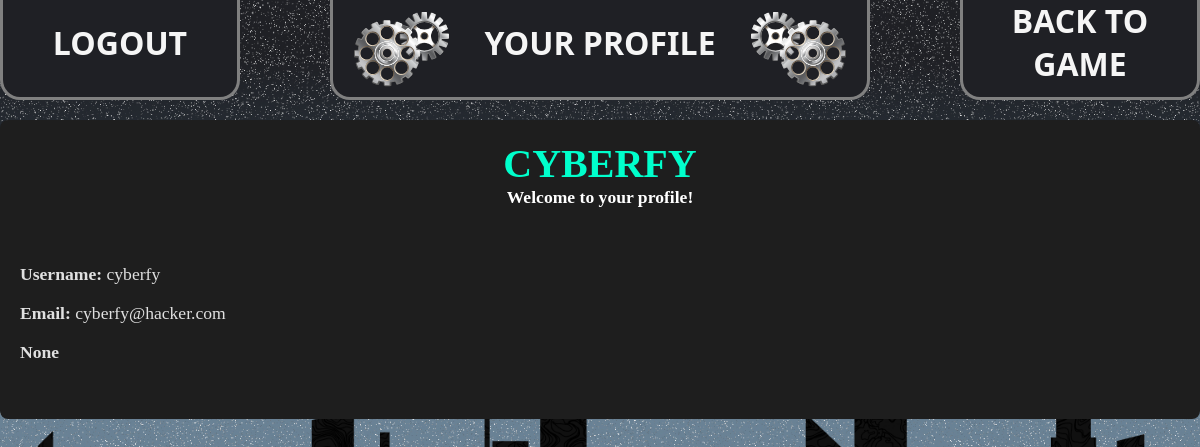
The app's page /Profile/ (signed in) with its own data.
### dev/models.py (models this page shows, shortened)
class User(AbstractUser):
    ROLE_CHOICES = (
        ('participant', 'Participant'),
        ('admin', 'Admin'),
    )
    role = models.CharField(max_length=11, choices=ROLE_CHOICES, default='participant')  # Corrected max_length to fit the longest choice
    groups = models.ManyToManyField(
        Group,
        related_name='custom_user_set',
        blank=True,
    )
    user_permissions = models.ManyToManyField(
        Permission,
        related_name='custom_user_permissions_set',
        blank=True,
    )

### dev/views.py (the view)
# urls.py: path('Profile/', views.Profile, name='Profile'),
def Profile(request):
    if not request.user.is_authenticated:
        return redirect('Login')
    try:
        leaderboard_entry = LeaderboardEntry.objects.get(user=request.user)
    except LeaderboardEntry.DoesNotExist:
        leaderboard_entry = None
    return render(request, 'html/Profile.html', {'leaderboard_entry': leaderboard_entry})

### dev/templates/html/profile.html (shortened to what this page needs)
{% load static %}
<!DOCTYPE html>
<html lang="en">
<head>
    <link rel="stylesheet" href="{% static 'css/style.css' %}">
</head>
<body>
    <div class="fixed-elements">
        <header class="header">
            <img src="{% static 'images/Group 240.svg' %}" alt="Left Element" class="left-svg">
            <h1 class="header-heading">YOUR PROFILE</h1>
            <img src="{% static 'images/Group 239.svg' %}" alt="Right Element" class="right-svg">
        </header>
        <header class="Leaderboard">
            <h1 class="Leaderboard-heading"><a href="{% url 'Logout' %}" style="color: inherit; text-decoration: none;">LOGOUT</a></h1>
        </header>
        <header class="Register">
            <h1 class="Leaderboard-heading"><a href="{% url 'home' %}" style="color: inherit; text-decoration: none;">BACK TO GAME</a></h1>
        </header>
    </div>
    <main class="scrollable-content">
        <section class="main-content">
            {% if user.is_authenticated %}
<div class="profile-info">
    <div class="profile-header">
        <h1>{{ user.username|upper }}</h1>
        <b><p style="color: white">Welcome to your profile!</p></b>
    </div>
    <br>
    <br>
    <p><strong>Username:</strong> {{ user.username }}</p>
    <br>
    <p><strong>Email:</strong> {{ user.email }}</p>
    <br>
    <p><strong> {{ leaderboard_entry }}</strong></p>
    <br>
    <br>
</div>
{% else %}
<div class="no-account-message">
    <p>You don't have an account. Please <a href="{% url 'Login' %}">log in</a> or <a href="{% url 'Register' %}">sign up</a>.</p>
</div>
{% endif %}
        </section>
</body>
</html>

### dev/static/css/style.css (style rules this page uses)
* { margin: 0; padding: 0; box-sizing: border-box; }
body { min-height: 100vh; width: 100vw; overflow-x: hidden; position: relative; background: url('/static/images/CRACKHUNT.jpg') no-repeat center center fixed; background-size: cover; z-index: 0; }
.fixed-elements { position: fixed; top: 0; left: 0; width: 100%; height: 100vh; pointer-events: none; z-index: 2; }
.header { position: fixed; top: 0; left: 50%; transform: translateX(-50%); width: 45%; height: 100px; z-index: 1000; background-color: #1F2025; border-radius: 0 0 20px 20px; border: 3px solid gray; border-top: 0px; pointer-events: auto; }
.Leaderboard { position: fixed; top: 0; width: 20%; height: 100px; z-index: 1000; background-color: #1F2025; border-radius: 0 0 20px 20px; border: 3px solid gray; border-top: 0px; pointer-events: auto; }
.Register { position: fixed; top: 0; right: 0; width: 20%; height: 100px; z-index: 1000; background-color: #1F2025; border-radius: 0 0 20px 20px; border: 3px solid gray; border-top: 0px; pointer-events: auto; }
.Leaderboard-heading { text-align: center; margin: 0; position: relative; top: 43%; transform: translateY(-50%); color: whitesmoke; font-family: system-ui, -apple-system, BlinkMacSystemFont, 'Segoe UI', Roboto, Oxygen, Ubuntu, Cantarell, 'Open Sans', 'Helvetica Neue', sans-serif; font-size: 2rem; }
.left-svg { position: absolute; left: 0; top: 50%; transform: translateY(-50%); margin-left: 4%; }
.right-svg { position: absolute; right: 0; top: 50%; transform: translateY(-50%); margin-right: 4%; }
.header-heading { text-align: center; margin: 0; position: relative; top: 43%; transform: translateY(-50%); color: whitesmoke; font-family: system-ui, -apple-system, BlinkMacSystemFont, 'Segoe UI', Roboto, Oxygen, Ubuntu, Cantarell, 'Open Sans', 'Helvetica Neue', sans-serif; font-size: 2rem; }
.scrollable-content { position: relative; z-index: 1; pointer-events: auto; }
.main-content { min-height: 100vh; position: relative; padding-top: 120px; }
html { scroll-behavior: smooth; }

### dev/templates/html/profile.html (style rules this page uses)
.profile-header { text-align: center; margin-bottom: 20px; }
.profile-header h1 { font-size: 2.5em; color: #00ffcc; }
.profile-header p { font-size: 1.2em; color: #bbb; }
.profile-info { background-color: #1e1e1e; padding: 20px; border-radius: 8px; margin-bottom: 20px; color: #e0e0e0; }
.profile-info p { font-size: 1.1em; color: #e0e0e0; }

### records on screen
User: username "CYBERFY", username "cyberfy", email "cyberfy@hacker.com"

### other values on screen
{{ leaderboard_entry }} "None"
